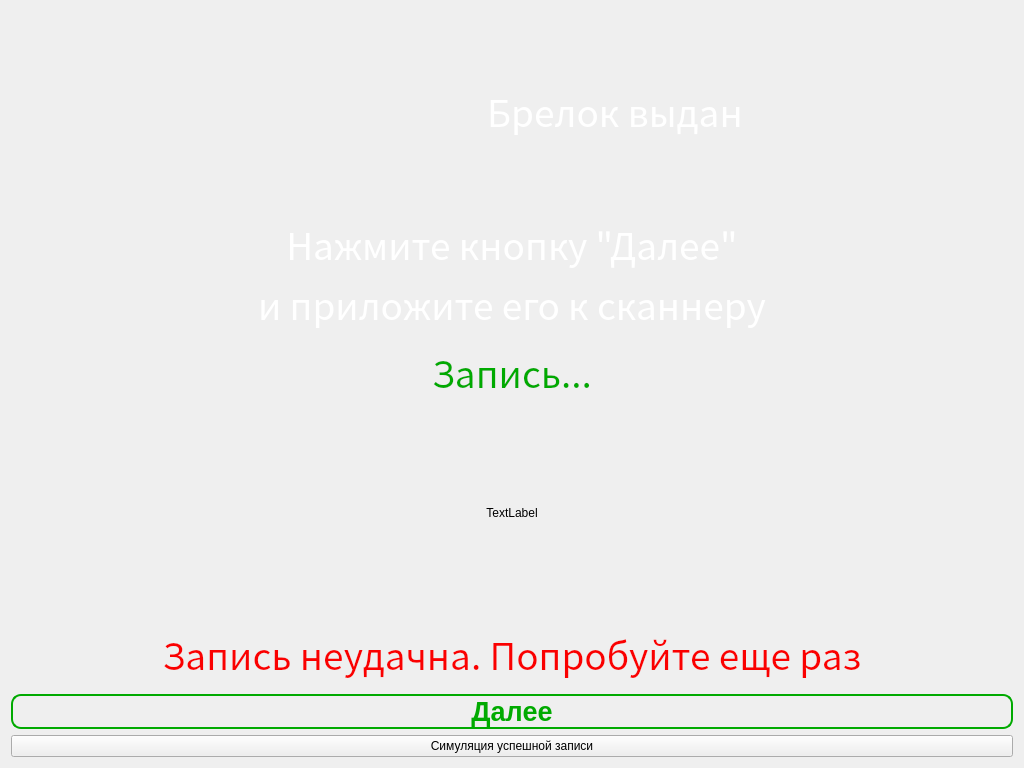
<?xml version="1.0" encoding="UTF-8"?>
<ui version="4.0">
 <class>Form</class>
 <widget class="QWidget" name="Form">
  <property name="geometry">
   <rect>
    <x>0</x>
    <y>0</y>
    <width>1024</width>
    <height>768</height>
   </rect>
  </property>
  <property name="windowTitle">
   <string>Form</string>
  </property>
  <property name="styleSheet">
   <string notr="true">background-image: url(./Resources/Forms/ScanBrelok/FormBackGround.jpg);</string>
  </property>
  <layout class="QVBoxLayout" name="verticalLayout_2">
   <item>
    <layout class="QVBoxLayout" name="verticalLayout">
     <item>
      <layout class="QHBoxLayout" name="horizontalLayout">
       <item>
        <spacer name="horizontalSpacer">
         <property name="orientation">
          <enum>Qt::Horizontal</enum>
         </property>
         <property name="sizeHint" stdset="0">
          <size>
           <width>40</width>
           <height>20</height>
          </size>
         </property>
        </spacer>
       </item>
       <item>
        <widget class="QLabel" name="lbl_success">
         <property name="sizePolicy">
          <sizepolicy hsizetype="Fixed" vsizetype="Fixed">
           <horstretch>0</horstretch>
           <verstretch>0</verstretch>
          </sizepolicy>
         </property>
         <property name="minimumSize">
          <size>
           <width>200</width>
           <height>200</height>
          </size>
         </property>
         <property name="styleSheet">
          <string notr="true">background: transparent</string>
         </property>
         <property name="text">
          <string/>
         </property>
         <property name="alignment">
          <set>Qt::AlignCenter</set>
         </property>
        </widget>
       </item>
       <item>
        <widget class="QLabel" name="lbl_msg">
         <property name="palette">
          <palette>
           <active>
            <colorrole role="WindowText">
             <brush brushstyle="SolidPattern">
              <color alpha="255">
               <red>255</red>
               <green>255</green>
               <blue>255</blue>
              </color>
             </brush>
            </colorrole>
            <colorrole role="Text">
             <brush brushstyle="SolidPattern">
              <color alpha="255">
               <red>255</red>
               <green>255</green>
               <blue>255</blue>
              </color>
             </brush>
            </colorrole>
            <colorrole role="ButtonText">
             <brush brushstyle="SolidPattern">
              <color alpha="255">
               <red>255</red>
               <green>255</green>
               <blue>255</blue>
              </color>
             </brush>
            </colorrole>
           </active>
           <inactive>
            <colorrole role="WindowText">
             <brush brushstyle="SolidPattern">
              <color alpha="255">
               <red>255</red>
               <green>255</green>
               <blue>255</blue>
              </color>
             </brush>
            </colorrole>
            <colorrole role="Text">
             <brush brushstyle="SolidPattern">
              <color alpha="255">
               <red>255</red>
               <green>255</green>
               <blue>255</blue>
              </color>
             </brush>
            </colorrole>
            <colorrole role="ButtonText">
             <brush brushstyle="SolidPattern">
              <color alpha="255">
               <red>255</red>
               <green>255</green>
               <blue>255</blue>
              </color>
             </brush>
            </colorrole>
           </inactive>
           <disabled>
            <colorrole role="WindowText">
             <brush brushstyle="SolidPattern">
              <color alpha="255">
               <red>255</red>
               <green>255</green>
               <blue>255</blue>
              </color>
             </brush>
            </colorrole>
            <colorrole role="Text">
             <brush brushstyle="SolidPattern">
              <color alpha="255">
               <red>255</red>
               <green>255</green>
               <blue>255</blue>
              </color>
             </brush>
            </colorrole>
            <colorrole role="ButtonText">
             <brush brushstyle="SolidPattern">
              <color alpha="255">
               <red>255</red>
               <green>255</green>
               <blue>255</blue>
              </color>
             </brush>
            </colorrole>
           </disabled>
          </palette>
         </property>
         <property name="font">
          <font>
           <family>Noto Sans CJK KR</family>
           <pointsize>28</pointsize>
           <weight>50</weight>
           <italic>false</italic>
           <bold>false</bold>
          </font>
         </property>
         <property name="styleSheet">
          <string notr="true">background-image: url(:/newPrefix/fon.png);
color: rgb(255, 255, 255);
font: 28pt &quot;Noto Sans CJK KR&quot;;</string>
         </property>
         <property name="text">
          <string>Брелок выдан</string>
         </property>
         <property name="alignment">
          <set>Qt::AlignCenter</set>
         </property>
        </widget>
       </item>
       <item>
        <spacer name="horizontalSpacer_2">
         <property name="orientation">
          <enum>Qt::Horizontal</enum>
         </property>
         <property name="sizeHint" stdset="0">
          <size>
           <width>40</width>
           <height>20</height>
          </size>
         </property>
        </spacer>
       </item>
      </layout>
     </item>
     <item>
      <layout class="QVBoxLayout" name="verticalLayout_3">
       <item>
        <widget class="QLabel" name="label">
         <property name="font">
          <font>
           <family>Noto Sans CJK KR</family>
           <pointsize>28</pointsize>
           <weight>50</weight>
           <italic>false</italic>
           <bold>false</bold>
          </font>
         </property>
         <property name="styleSheet">
          <string notr="true">background-image: url(:/newPrefix/fon.png);
color: rgb(255, 255, 255);
font: 28pt &quot;Noto Sans CJK KR&quot;;</string>
         </property>
         <property name="text">
          <string>Нажмите кнопку &quot;Далее&quot;</string>
         </property>
         <property name="alignment">
          <set>Qt::AlignCenter</set>
         </property>
        </widget>
       </item>
       <item>
        <widget class="QLabel" name="label_2">
         <property name="font">
          <font>
           <family>Noto Sans CJK KR</family>
           <pointsize>28</pointsize>
           <weight>50</weight>
           <italic>false</italic>
           <bold>false</bold>
          </font>
         </property>
         <property name="styleSheet">
          <string notr="true">background-image: url(:/newPrefix/fon.png);
color: rgb(255, 255, 255);
font: 28pt &quot;Noto Sans CJK KR&quot;;</string>
         </property>
         <property name="text">
          <string>и приложите его к сканнеру</string>
         </property>
         <property name="alignment">
          <set>Qt::AlignCenter</set>
         </property>
        </widget>
       </item>
      </layout>
     </item>
     <item>
      <widget class="QLabel" name="lbl_write">
       <property name="palette">
        <palette>
         <active>
          <colorrole role="WindowText">
           <brush brushstyle="SolidPattern">
            <color alpha="255">
             <red>0</red>
             <green>170</green>
             <blue>0</blue>
            </color>
           </brush>
          </colorrole>
          <colorrole role="Text">
           <brush brushstyle="SolidPattern">
            <color alpha="255">
             <red>0</red>
             <green>170</green>
             <blue>0</blue>
            </color>
           </brush>
          </colorrole>
          <colorrole role="ButtonText">
           <brush brushstyle="SolidPattern">
            <color alpha="255">
             <red>0</red>
             <green>170</green>
             <blue>0</blue>
            </color>
           </brush>
          </colorrole>
         </active>
         <inactive>
          <colorrole role="WindowText">
           <brush brushstyle="SolidPattern">
            <color alpha="255">
             <red>0</red>
             <green>170</green>
             <blue>0</blue>
            </color>
           </brush>
          </colorrole>
          <colorrole role="Text">
           <brush brushstyle="SolidPattern">
            <color alpha="255">
             <red>0</red>
             <green>170</green>
             <blue>0</blue>
            </color>
           </brush>
          </colorrole>
          <colorrole role="ButtonText">
           <brush brushstyle="SolidPattern">
            <color alpha="255">
             <red>0</red>
             <green>170</green>
             <blue>0</blue>
            </color>
           </brush>
          </colorrole>
         </inactive>
         <disabled>
          <colorrole role="WindowText">
           <brush brushstyle="SolidPattern">
            <color alpha="255">
             <red>0</red>
             <green>170</green>
             <blue>0</blue>
            </color>
           </brush>
          </colorrole>
          <colorrole role="Text">
           <brush brushstyle="SolidPattern">
            <color alpha="255">
             <red>0</red>
             <green>170</green>
             <blue>0</blue>
            </color>
           </brush>
          </colorrole>
          <colorrole role="ButtonText">
           <brush brushstyle="SolidPattern">
            <color alpha="255">
             <red>0</red>
             <green>170</green>
             <blue>0</blue>
            </color>
           </brush>
          </colorrole>
         </disabled>
        </palette>
       </property>
       <property name="font">
        <font>
         <family>Noto Sans CJK KR</family>
         <pointsize>28</pointsize>
         <weight>50</weight>
         <italic>false</italic>
         <bold>false</bold>
        </font>
       </property>
       <property name="styleSheet">
        <string notr="true">background-image: url(:/newPrefix/fon.png);
color: rgb(0, 170, 0);
font: 28pt &quot;Noto Sans CJK KR&quot;;</string>
       </property>
       <property name="text">
        <string>Запись...</string>
       </property>
       <property name="alignment">
        <set>Qt::AlignCenter</set>
       </property>
      </widget>
     </item>
     <item>
      <layout class="QHBoxLayout" name="horizontalLayout_3">
       <item>
        <widget class="QLabel" name="lbl_fail_2">
         <property name="sizePolicy">
          <sizepolicy hsizetype="Fixed" vsizetype="Fixed">
           <horstretch>0</horstretch>
           <verstretch>0</verstretch>
          </sizepolicy>
         </property>
         <property name="minimumSize">
          <size>
           <width>200</width>
           <height>200</height>
          </size>
         </property>
         <property name="sizeIncrement">
          <size>
           <width>200</width>
           <height>200</height>
          </size>
         </property>
         <property name="styleSheet">
          <string notr="true">background: transparent</string>
         </property>
         <property name="text">
          <string>TextLabel</string>
         </property>
         <property name="alignment">
          <set>Qt::AlignCenter</set>
         </property>
        </widget>
       </item>
      </layout>
     </item>
     <item>
      <layout class="QHBoxLayout" name="horizontalLayout_2">
       <item>
        <widget class="QLabel" name="lbl_fail">
         <property name="palette">
          <palette>
           <active>
            <colorrole role="WindowText">
             <brush brushstyle="SolidPattern">
              <color alpha="255">
               <red>250</red>
               <green>0</green>
               <blue>0</blue>
              </color>
             </brush>
            </colorrole>
            <colorrole role="Text">
             <brush brushstyle="SolidPattern">
              <color alpha="255">
               <red>250</red>
               <green>0</green>
               <blue>0</blue>
              </color>
             </brush>
            </colorrole>
            <colorrole role="ButtonText">
             <brush brushstyle="SolidPattern">
              <color alpha="255">
               <red>250</red>
               <green>0</green>
               <blue>0</blue>
              </color>
             </brush>
            </colorrole>
           </active>
           <inactive>
            <colorrole role="WindowText">
             <brush brushstyle="SolidPattern">
              <color alpha="255">
               <red>250</red>
               <green>0</green>
               <blue>0</blue>
              </color>
             </brush>
            </colorrole>
            <colorrole role="Text">
             <brush brushstyle="SolidPattern">
              <color alpha="255">
               <red>250</red>
               <green>0</green>
               <blue>0</blue>
              </color>
             </brush>
            </colorrole>
            <colorrole role="ButtonText">
             <brush brushstyle="SolidPattern">
              <color alpha="255">
               <red>250</red>
               <green>0</green>
               <blue>0</blue>
              </color>
             </brush>
            </colorrole>
           </inactive>
           <disabled>
            <colorrole role="WindowText">
             <brush brushstyle="SolidPattern">
              <color alpha="255">
               <red>250</red>
               <green>0</green>
               <blue>0</blue>
              </color>
             </brush>
            </colorrole>
            <colorrole role="Text">
             <brush brushstyle="SolidPattern">
              <color alpha="255">
               <red>250</red>
               <green>0</green>
               <blue>0</blue>
              </color>
             </brush>
            </colorrole>
            <colorrole role="ButtonText">
             <brush brushstyle="SolidPattern">
              <color alpha="255">
               <red>250</red>
               <green>0</green>
               <blue>0</blue>
              </color>
             </brush>
            </colorrole>
           </disabled>
          </palette>
         </property>
         <property name="font">
          <font>
           <family>Noto Sans CJK KR</family>
           <pointsize>28</pointsize>
           <weight>50</weight>
           <italic>false</italic>
           <bold>false</bold>
          </font>
         </property>
         <property name="styleSheet">
          <string notr="true">background-image: url(:/newPrefix/fon.png);
color: rgb(250, 0, 0);
font: 28pt &quot;Noto Sans CJK KR&quot;;</string>
         </property>
         <property name="text">
          <string>Запись неудачна. Попробуйте еще раз</string>
         </property>
         <property name="alignment">
          <set>Qt::AlignCenter</set>
         </property>
        </widget>
       </item>
      </layout>
     </item>
     <item>
      <widget class="QPushButton" name="btn_write">
       <property name="font">
        <font>
         <pointsize>20</pointsize>
         <weight>75</weight>
         <bold>true</bold>
        </font>
       </property>
       <property name="styleSheet">
        <string notr="true">background-image: url(:/newPrefix/fon.png);
color: rgb(0, 170, 0);
border: 2px solid #e34761; border-color: rgb(0, 170, 0); border-radius: 10px</string>
       </property>
       <property name="text">
        <string>Далее</string>
       </property>
      </widget>
     </item>
     <item>
      <widget class="QPushButton" name="btn_simWriteOk">
       <property name="text">
        <string>Симуляция успешной записи</string>
       </property>
      </widget>
     </item>
    </layout>
   </item>
  </layout>
 </widget>
 <resources/>
 <connections/>
</ui>
